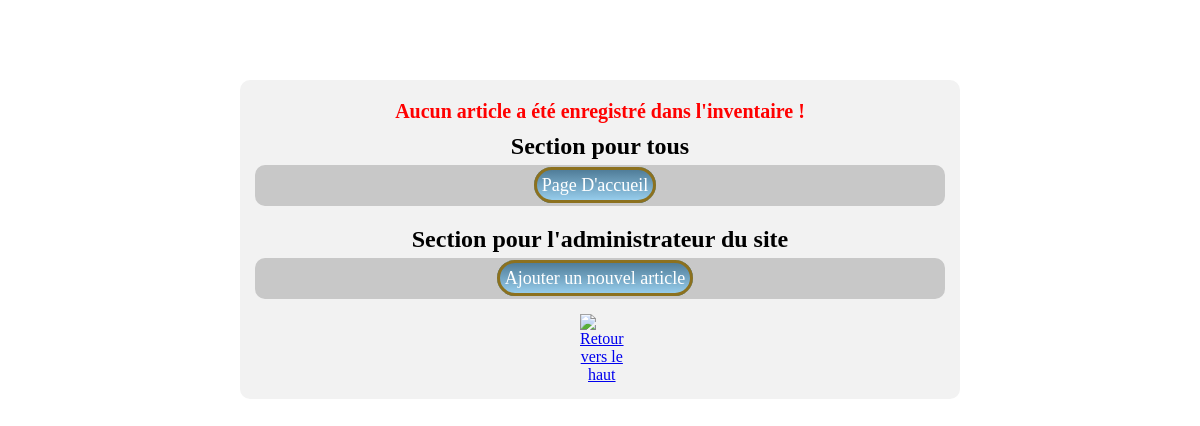
The app's page /admin, older data.
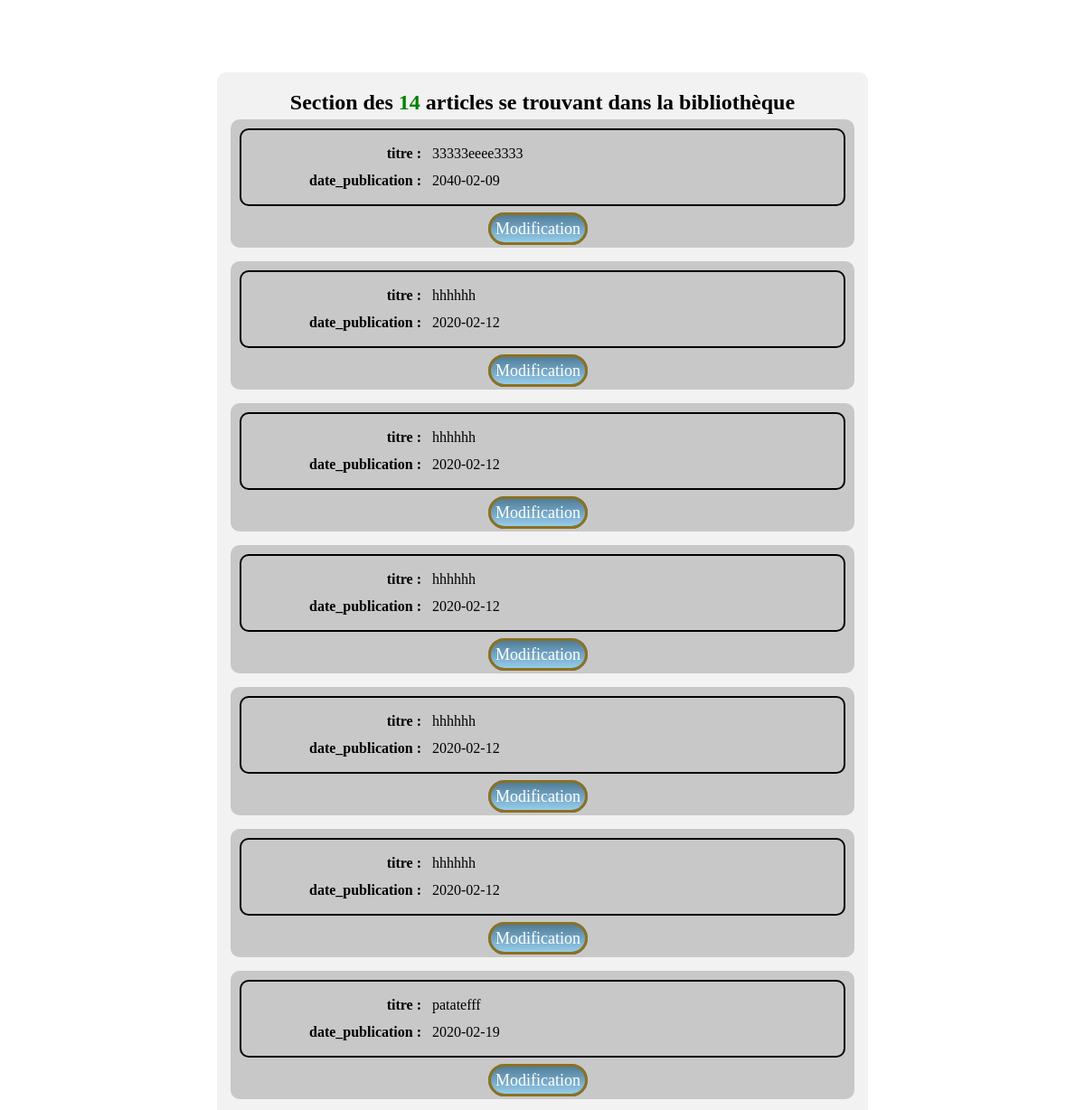
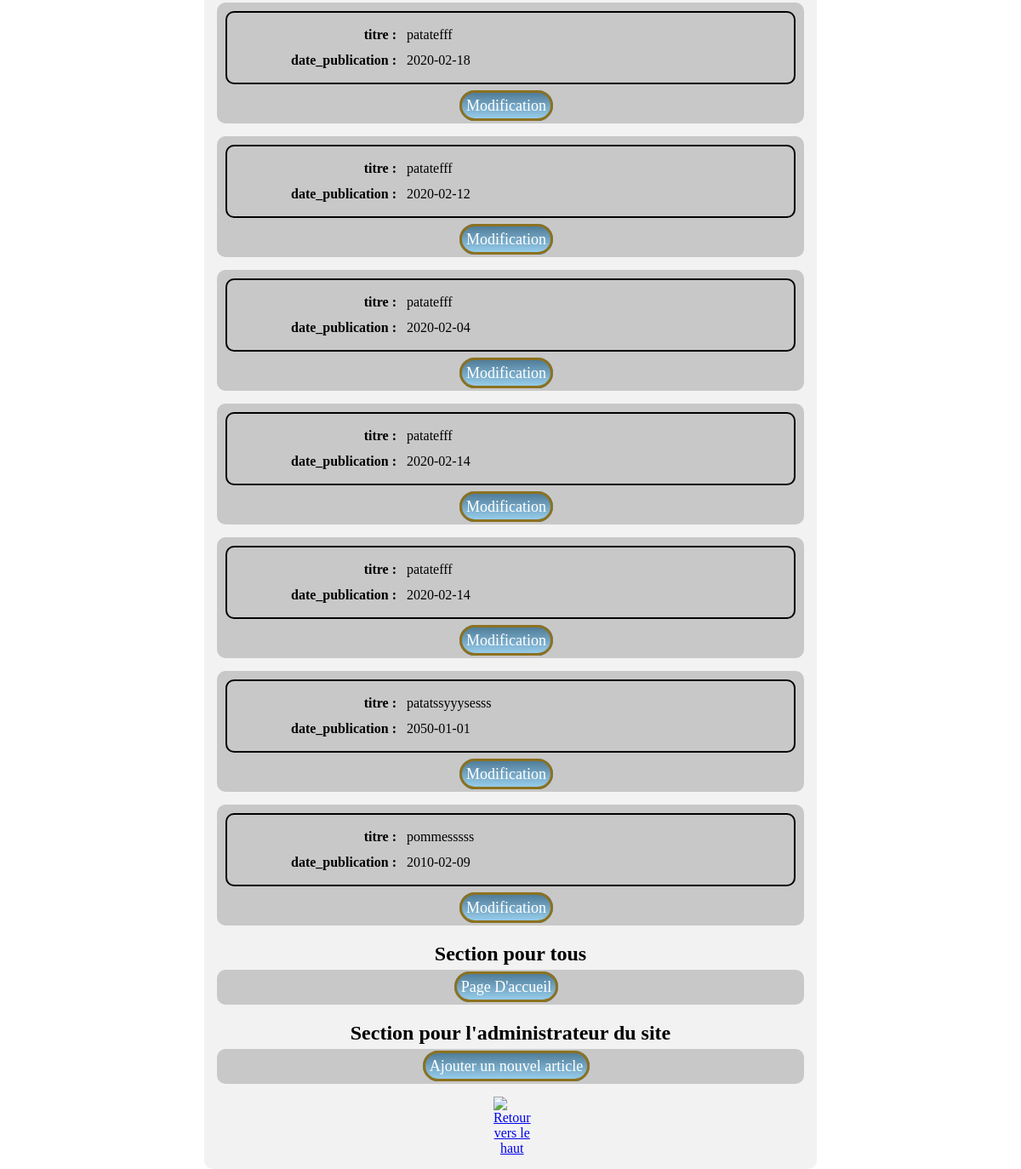
The same page, newer data (2 pictures, top to bottom).
### tables this page shows
CREATE TABLE article (
  id integer primary key,
  titre varchar(100),
  identifiant varchar(50),
  auteur varchar(100),
  date_publication text,
  paragraphe varchar(500)
);

### index.py (the view)
@app.route('/admin', methods=["GET"])
def admin():
    session.clear()
    liste_champs = initial_champ_recherche()
    liste_validation = initial_champ_validation_recherche()
    conn_db = get_db()
    ensembles = conn_db.get_all_articles()
    liste_champs['nb_article'] = len(ensembles)
    if liste_champs['nb_article'] == 0:
        liste_validation['aucun_article'] = True
    liste_validation = situation_erreur(liste_validation)
    liste_champs['messages'] = message_erreur(liste_validation)
    return render_template("admin.html", titre="Admin", ensembles=ensembles,
                           liste_champs=liste_champs,
                           liste_validation=liste_validation)

### index.py (called while the page is built)
@app.teardown_appcontext
def close_connection(exception):
    db = getattr(g, '_database', None)
    if db is not None:
        db.disconnect()

### modules/database.py (called while the page is built)
    def get_connection(self):
        if self.connection is None:
            self.connection = sqlite3.connect('db/tp1.db')
        return self.connection

    def disconnect(self):
        if self.connection is not None:
            self.connection.close()

    def get_all_articles(self):
        cursor = self.get_connection().cursor()
        select = "select titre, date_publication, identifiant "
        fromm = "from article "
        order_by = "order by titre"
        sql = select + fromm + order_by
        cursor.execute(sql)
        result = cursor.fetchall()
        ensemble = {}
        if result is not None:
            for un_article_trouvee in result:
                sous_ensemble = {'titre': un_article_trouvee[0],
                                 'date_publication': un_article_trouvee[1]}
                ensemble[un_article_trouvee[2]] = sous_ensemble
        return ensemble

### modules/function.py (called while the page is built)
def get_db():
    db = getattr(g, '_database', None)
    if db is None:
        g._database = Database()
    return g._database

### templates/admin.html (shortened to what this page needs)
{% extends "layout.html" %}
{% block content %}
<h1>Bienvenue à vous ! Administrateur de l'inventaire</h1>
<div class="container">
    {% if liste_validation['aucun_article'] %}
    <p class="aucun">{{liste_champs['messages']['aucun_article']}}</p>
    {% else %}
    {% if liste_champs['nb_article'] > 1 %}
    <h2>Section des <span>{{liste_champs['nb_article']}}</span> articles se trouvant dans la bibliothèque</h2>
    {% elif liste_champs['nb_article'] == 1 %}
    <h2>Section de l'article se trouvant dans la bibliothèque</h2>
    {% endif %}
    {% for cle1, valeur1 in ensembles.items() %}
    <div class='zone_article_recent'>
        <table class="tabeau_article">
            <tbody>
                {% for cle2, valeur2 in valeur1.items() %}
                <tr>
                    <td class="cle">{{cle2}} :</td>
                    <td class="valeur">{{valeur2}}</td>
                </tr>
                {% endfor %}
            </tbody>
        </table>
        <div class="admin_modif">
            <a class="bouton" href="/admin-modif/{{cle1}}">Modification</a>
        </div>
    </div>
    {% endfor %}
    {% endif %}
    <h2>Section pour tous</h2>
    <div class='zone_admin'>
        <div class="admin">
            <a class="bouton seul" href="/">Page D'accueil</a>
        </div>
    </div>
    <h2>Section pour l'administrateur du site</h2>
    <div class='zone_admin'>
        <div class="admin">
            <a class="bouton seul" href="/admin-nouveau">Ajouter un nouvel article</a>
        </div>
    </div>
    <div class="return">
        <a class="desktop" href="#hautPageDesktop"><img src="/img/fleche_haut.svg" alt="Retour vers le haut"></a>
    </div>
</div>
{% endblock content %}

Row changes from the older to the newer data that the page shows:
added article: cle2 "titre", titre "33333eeee3333", cle2 "date_publication", date_publication "2040-02-09"
added article: cle2 "titre", titre "hhhhhh", cle2 "date_publication", date_publication "2020-02-12"
added article: cle2 "titre", titre "hhhhhh", cle2 "date_publication", date_publication "2020-02-12"
added article: cle2 "titre", titre "hhhhhh", cle2 "date_publication", date_publication "2020-02-12"
added article: cle2 "titre", titre "hhhhhh", cle2 "date_publication", date_publication "2020-02-12"
added article: cle2 "titre", titre "hhhhhh", cle2 "date_publication", date_publication "2020-02-12"
added article: cle2 "titre", titre "patatefff", cle2 "date_publication", date_publication "2020-02-19"
added article: cle2 "titre", titre "patatefff", cle2 "date_publication", date_publication "2020-02-18"
added article: cle2 "titre", titre "patatefff", cle2 "date_publication", date_publication "2020-02-12"
added article: cle2 "titre", titre "patatefff", cle2 "date_publication", date_publication "2020-02-04"
added article: cle2 "titre", titre "patatefff", cle2 "date_publication", date_publication "2020-02-14"
added article: cle2 "titre", titre "patatefff", cle2 "date_publication", date_publication "2020-02-14"
added article: cle2 "titre", titre "patatssyyysesss", cle2 "date_publication", date_publication "2050-01-01"
added article: cle2 "titre", titre "pommesssss", cle2 "date_publication", date_publication "2010-02-09"
Text that changed along with them:
{{ liste_champs['nb_article'] }}: (not shown) → "14"
{{ liste_champs['messages']['aucun_article'] }}: "Aucun article a été enregistré dans l'inventaire !" → (not shown)
text now shown: "Section des articles se trouvant dans la bibliothèque"
